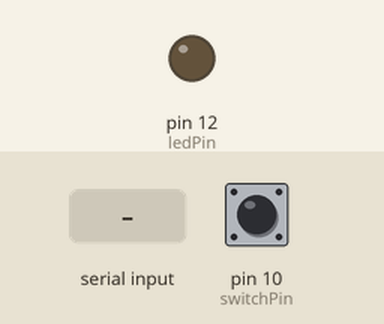
This sketch was run on a simulated Arduino Uno, built with avr-gcc and run on an emulated ATmega328P. Parts: output pins drawn as LEDs (lit = HIGH). The test bench sets the inputs (shaded band); at power-on: pin 10 (switchPin) LOW.

Above: at 1.2 s.
1.3 s: byte 1 (1) received over Serial
At 2.3 s:
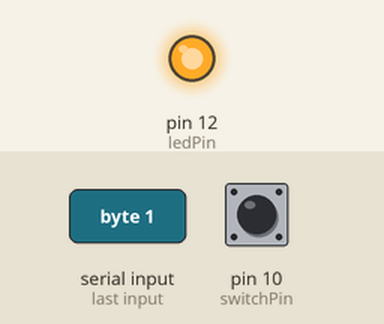
6.9 s: "1" received over Serial
At 7.9 s:
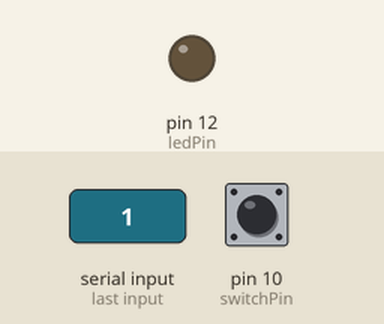
Timing chart, 0 to 9.4 s (numbered marks = the images above; inputs shaded):
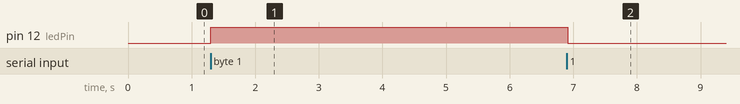

The sketch:

lab7.ino
```cpp
// Lab 7
// Description - turn on the LED of another arduino by pressing a button
// Assumptions - We thought arduinos needed separate code for the buttons but we eneded up just using the same code
// References - Used the tutorial links used in the writeup for the lab


// variables for the lab
const int ledPin = 12;
const int switchPin = 10;
int buttonState;

// messages to hold
byte message = 0;

void setup() {

  Serial.begin(9600);

  // set the pin for the LED
  pinMode(ledPin, OUTPUT);

  // set the pin for the switch
  pinMode(switchPin, INPUT);

  // keep track of state of button
  buttonState = digitalRead(switchPin);
}

void loop() {

  // read input value
  int val = digitalRead(switchPin);
  delay(10);
  int val2 = digitalRead(switchPin);

  // check if signal is the same
  if(val == val2) {

    // check if button state has changed
    if(val != buttonState) {

      // if button is pressed
      if(val == LOW) {

        // if other arduino LED is off
        if(message == 0) {

          // send value to other arduino to turn on LED
          message = 1;
          Serial.write(message);
        }
        else {

          // send value to other arduino to turn off LED
          message = 0;
          Serial.write(message);
        }
      }
    }
    buttonState = val;
  }

  if(Serial.available()) {

    // read in message
    byte receive = Serial.read();

    // check message from other arduino
    if(receive == 1) {
      digitalWrite(ledPin, HIGH);
    }
    else {
      digitalWrite(ledPin, LOW);
    }
  }
}
```

Measured:
- after the input at 1.3 s, pin 12 (ledPin): LOW → HIGH at once
- after the input at 6.9 s, pin 12 (ledPin): HIGH → LOW at once
